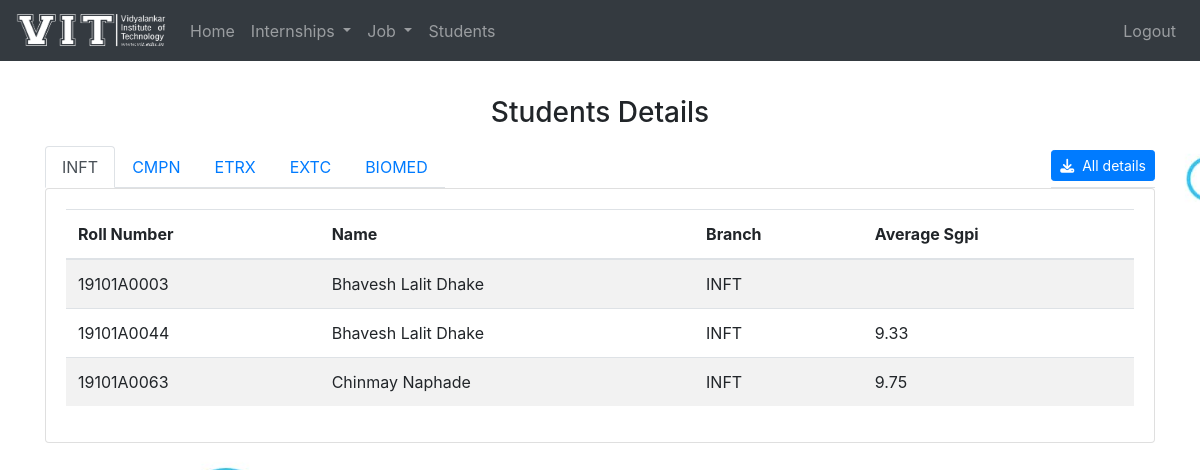
Page /placement_cell/student_details/ on the earlier database version.
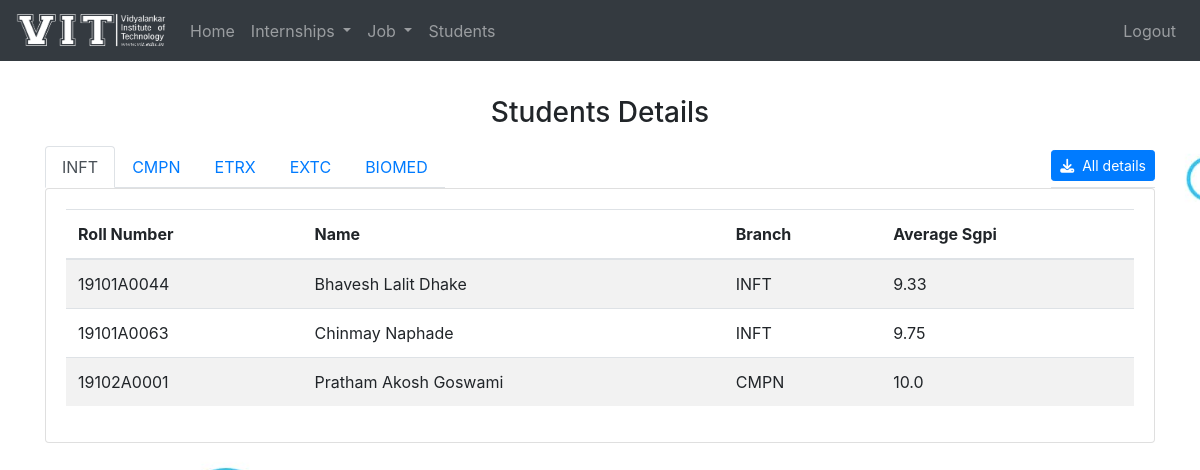
Same page on the later database version.
### DMS_Student/models.py (models this page shows, shortened)
class Student(models.Model):
    roll_no = models.CharField(primary_key=True ,max_length=20, null=False)
    phone = models.CharField(max_length=10, null=True)
    skills = models.TextField(max_length=500, null=False)
    age=models.IntegerField(validators=[MaxValueValidator(99)],null=True)
    gender=models.CharField(max_length=15,choices=sorted({
        ("Male","Male"),("Female","Female"),("Other","Other")
    }),null=True)
    branch=models.CharField(max_length=12,choices=sorted({
        ("INFT", "INFT"),("CMPN","CMPN"),("EXTC","EXTC"),("ETRX","ETRX"),("BIOM","BIOM")
    }),null=True)
    div=models.CharField(max_length=12,choices=sorted({
        ("A","A"),("B","B"),("C","C")
    }),null=True)
    corresponding_address=models.TextField(max_length=500,null=True)
    permanent_address=models.TextField(max_length=500,null=True)
    date_of_birth = models.DateField(null=True)
    gmail=models.EmailField(null=True)
    residence_phone= models.CharField(max_length=10, null=True)
    pan_card_no=models.CharField(max_length=10,null=True)
    aadhar_no=models.CharField(max_length=12,null=True)
    passport_no=models.CharField(max_length=9,null=True)
    year_of_graduation=models.CharField(max_length=4,null=True)
    disability=models.BooleanField(null=True)
    type_of_disability=models.CharField(max_length=100,null=True)
    father_name = models.CharField(max_length=50, null=True)
    mother_name=models.CharField(max_length=50,null=True)
    father_occupation=models.CharField(max_length=50,null=True)
    mother_occupation=models.CharField(max_length=50,null=True)
    co_curriculum_activities=models.CharField(max_length=100,null=True)
    extra_curriculum_activities=models.CharField(max_length=100,null=True)
    hobbies=models.CharField(max_length=150,null=True)
    profile_photo=models.ImageField(upload_to="profile/",null=True)
    resume=models.FileField(upload_to="Resume/",null=True)
    facebook=models.URLField(null=True)
    linkdin=models.URLField(null=True)
    github=models.URLField(null=True)
    other=models.CharField(max_length=150,null=True)
    is_email_verified=models.BooleanField(default=False,null=True)

class CurrEdu(models.Model):
    roll_no_curr = models.ForeignKey(Student ,on_delete=models.CASCADE)
    sgpi1 = models.CharField(max_length=4, default="NA")
    sgpi2 = models.CharField(max_length=4, default="NA")
    cgpa1 = models.CharField(max_length=4, default="NA")
    sgpi3 = models.CharField(max_length=4, default="NA")
    sgpi4 = models.CharField(max_length=4, default="NA")
    cgpa2 = models.CharField(max_length=4, default="NA")
    sgpi5 = models.CharField(max_length=4, default="NA")
    sgpi6 = models.CharField(max_length=4, default="NA")
    cgpa3 = models.CharField(max_length=4, default="NA")
    sgpi7 = models.CharField(max_length=4, default="NA")
    sgpi8 = models.CharField(max_length=4, default="NA")
    cgpa4 = models.CharField(max_length=4, default="NA")
    live_kt=models.CharField(max_length=15,null=True)
    dead_kt = models.CharField(max_length=15, null=True)
    drop=models.CharField(max_length=15,choices=sorted({
        ("0","0 year"),("1","1 year"),("2","2 years"),("3","3 years"),("4","4 years"),("5", "5 years")
    }),null=True)
    total_grade = models.FloatField(validators=[MaxValueValidator(100)], null=True, default=0)
    average_sgpi = models.FloatField(validators=[MaxValueValidator(10)], null=True, default=0)

### DMS_Placement_Cell/views.py (the view)
# urls.py: path("student_details/", views.student_details, name="student_details"),
def student_details(request):
    students = Student.objects.all()
    student_dict = {}
    for student in students:
        edu = Add_edu.objects.filter(roll_no=student)
        curr_edu = CurrEdu.objects.filter(roll_no_curr=student)
        certificate = Certificates.objects.filter(certificate_issued_to=student)
        experience = Add_exp.objects.filter(rollNo=student)
        user = User.objects.filter(username=student.roll_no)
        student_dict[student.roll_no] = [user, student, edu, curr_edu, certificate, experience]
    student_dict = sorted(student_dict.items())
    content = {'student_dict':student_dict}
    return render(request, 'placement/student_details.html', content)

### DMS_Student/templatetags/custom_tags.py (called while the page is built)
@register.filter(name='disability')
def disability(value):
    if value == True:
        text = 'yes'
    else:
        text = 'NA'
    return text

@register.simple_tag
def marks_to_percentage(marks, subject):
    try:
        percentage = int(marks)/int(subject)
    except:
        percentage=0
    return percentage

### DMS_Placement_Cell/templates/placement/student_details.html (shortened to what this page needs)
{% extends "placement/base.html" %}
{% load static %}
{% load custom_tags %}
{% block content %}
<h3 class="text-center mb-3">Students Details</h3>
<div class="d-flex m-0 p-0">
    <ul class="nav nav-tabs" id="myTab" role="tablist">
        <li class="nav-item">
            <a class="nav-link active" id="inft-tab" data-toggle="tab" href="#inft" role="tab" aria-controls="inft"
                aria-selected="true">INFT</a>
        </li>
        <li class="nav-item" >
            <a class="nav-link" id="cmpn-tab" data-toggle="tab" href="#cmpn" role="tab" aria-controls="cmpn"
                aria-selected="false">CMPN</a>
        </li>
        <li class="nav-item" >
            <a class="nav-link" id="etrx-tab" data-toggle="tab" href="#etrx" role="tab" aria-controls="etrx"
                aria-selected="false">ETRX</a>
        </li>
        <li class="nav-item" >
            <a class="nav-link" id="extc-tab" data-toggle="tab" href="#extc" role="tab" aria-controls="extc"
                aria-selected="false">EXTC</a>
        </li>
        <li class="nav-item" >
            <a class="nav-link" id="biomed-tab" data-toggle="tab" href="#biomed" role="tab" aria-controls="biomed"
                aria-selected="false">BIOMED</a>
        </li>
    </ul>
    <ul class="nav nav-tabs ml-auto">
        <li class="nav-item">
            <button style="margin-top: 0.3rem !important;" class="btn btn-primary btn-sm" onclick="job_xl_conv()"><i class="fas fa-download mr-2"></i>All details</button>
        </li>
    </ul>
</div>
<div class="tab-content profile-tab" id="myTabContent">
    <div class="tab-pane fade show active" id="job" role="tabpanel" aria-labelledby="profile-tab">
        <div class="card">
            <div class="card-body">
                <table class="table table-hover table-striped table-responsive-sm">
                    <thead>
                        <tr>
                            <th>Roll Number</th>
                            <th>Name</th>
                            <th>Branch</th>
                            <th>Average Sgpi</th>
                        </tr>
                    </thead>
                    <tbody>
                        {% for roll_no, details in student_dict %}
                        <tr onclick=" window.location.href='/placement_cell/displayProfile/{{ roll_no }}/'">
                            <td>{{details.0.0.username}}</td>
                            <td>{{details.0.0.first_name}}</td>
                            <td>{{details.1.branch}}</td>
                            <td>{{details.3.0.average_sgpi}}</td>
                        </tr>
                        {% endfor %}
                    </tbody>
                </table>
            </div>
        </div>
    </div>
</div>
{% endblock %}

Differences in the rows shown:
removed Student: username "19101A0003", first_name "Bhavesh Lalit Dhake", branch "INFT"
added Student: username "19102A0001", first_name "Pratham Akosh Goswami", branch "CMPN", average_sgpi "10.0"
